Frame 1 (no input): blank canvas, image omitted
Frame 60 (the mouse pressed at the canvas centre just before this capture): blank canvas, image omitted
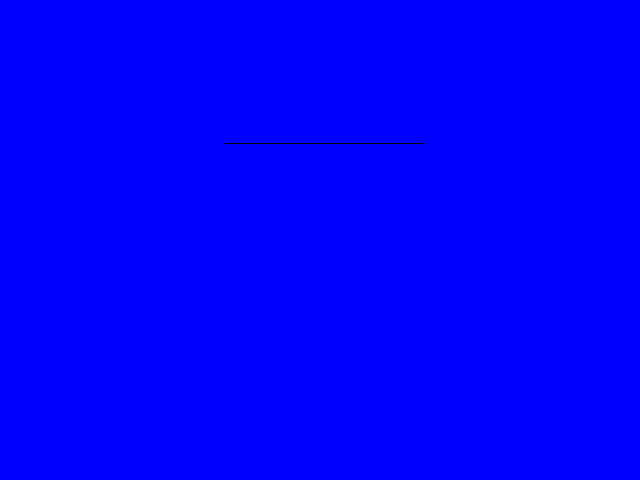
Frame 120 (the mouse held since frame 60 and released just before this capture)

The Processing sketch whose frames 1 and 60 were blank and that drew this single picture after the mouse press (run headless with seeded random() and noise(); from frame 60 on, the mouse is pressed at the canvas centre):

// Processing sketch: globos
// ── globos.pde
class Globo
{
  float x, y,vx,vy;
  Globo (float _x, float _y)
  {
   x=_x;
   y=_y; 
   vx=random(-0.25,0.25);
   vy=random(-2,-0.5);
  }

  void update()
  {
    y+=vy;
    x+=vx;
  }

  void dibujate()
  {
      ellipse(x,y,200,0);
  }
  
}

ArrayList<Globo> globos;


void setup()
{
  size(640,480);
  globos = new ArrayList<Globo>();  
}

void draw()
{
  background(0,0,365);
  for(int i=0;i<globos.size();i++)
  {
    globos.get(i).update();
    globos.get(i).dibujate();
  }
}

void mousePressed()
{
  globos.add(new Globo(mouseX,mouseY));
}
